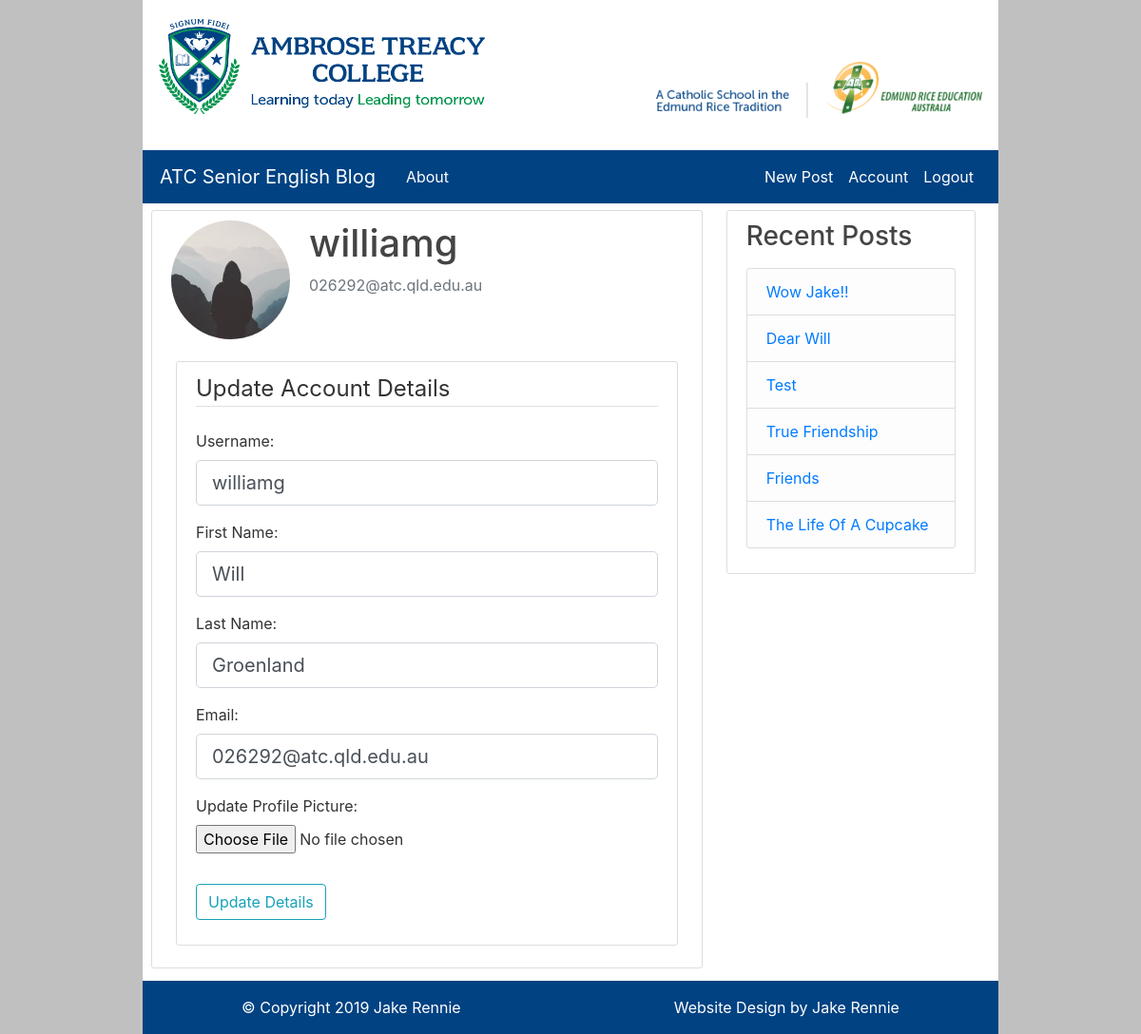
Page /account (signed in) on the committed database.
### flaskBlog/models.py (models this page shows, shortened)
class User(db.Model, UserMixin):
    id = db.Column(db.Integer, primary_key=True)
    username = db.Column(db.String(20), unique=True, nullable=False)
    email = db.Column(db.String(120), unique=True, nullable=False)
    image_file = db.Column(db.String(20), nullable=False, default="default.jpg")
    password = db.Column(db.String(60), nullable=False)
    administrator = db.Column(db.Integer, nullable=True)
    posts = db.relationship("Post", backref="author", lazy=True)
    forename = db.Column(db.String(50), nullable=True)
    surname = db.Column(db.String(50), nullable=True)

class Post(db.Model):
    id = db.Column(db.Integer, primary_key=True)
    title = db.Column(db.String(100), nullable=False)
    date_posted = db.Column(db.DateTime, nullable=False)
    content = db.Column(db.Text, nullable=False)
    user_id = db.Column(db.Integer, db.ForeignKey("user.id"), nullable=True)

### flaskBlog/users/routes.py (the view)
@users.route("/account", methods=["GET", "POST"])
@login_required
def account():
    form = UpdateAccountForm()
    posts = Post.query.all()
    if form.validate_on_submit():
        if form.picture.data:
            picture_file = save_picture(form.picture.data)
            current_user.image_file = picture_file
        current_user.username = str(form.username.data).lower()
        current_user.email = str(form.email.data).lower()
        current_user.forename = form.forename.data
        current_user.surname = form.surname.data
        db.session.commit()
        flash("Your account has been updated!", "success")
        return redirect(url_for("users.account"))
    elif request.method == "GET":
        form.username.data = current_user.username
        form.forename.data = current_user.forename
        form.surname.data = current_user.surname
        form.email.data = current_user.email
    image_file = url_for(
        "static", filename="profile_pics/" + current_user.image_file)
    return render_template("account.html", title="Account", image_file=image_file, form=form, posts=posts)

### flaskBlog/users/forms.py (shortened to what this page needs)
class UpdateAccountForm(FlaskForm):
    username = StringField("Username:", validators=[DataRequired(), Length(min=2, max=20)])
    forename = StringField("First Name:", validators=[Length(max=50)])
    surname = StringField("Last Name:", validators=[Length(max=50)])
    email = StringField("Email:", validators=[DataRequired(), Email()])
    picture = FileField("Update Profile Picture:", validators=[FileAllowed(["jpg", "png"])])
    admin = BooleanField("Administrator:")
    submit = SubmitField("Update Details")

### flaskBlog/models.py (called while the page is built)
@login_manager.user_loader
def load_user(user_id):
    return User.query.get(int(user_id))

### flaskBlog/templates/account.html (shortened to what this page needs)
{% extends 'layout.html' %}
{% block content %}
<div class="content-section">
    <div class="media">
        <img class="rounded-circle account-img" src="{{ image_file }}" alt="userImage">
        <div class="media-body">
            <h2 class="account-heading">{{ current_user.username }}</h2>
            <p class="text-secondary">{{ current_user.email }}</p>
        </div>
    </div>
    <div class="content-section">
        <form method="POST" action="" enctype="multipart/form-data">
            <fieldset class="form-group">
                <legend class="border-bottom mb-4">Update Account Details</legend>
                <div class="form-group">
                    {{ form.username.label(class="form-control-label") }}
                    {% if form.username.errors %}
                    {{ form.username(class="form-control form-control-lg is-invalid") }}
                    <div class="invalid-feedback">
                        {% for error in form.username.errors %}
                        <span>{{ error }}</span>
                        {% endfor %}
                    </div>
                    {% else %}
                    {{ form.username(class="form-control form-control-lg") }}
                    {% endif %}
                </div>
                <div class="form-group">
                    {{ form.forename.label(class="form-control-label") }}
                    {% if form.forename.errors %}
                    {{ form.forename(class="form-control form-control-lg is-invalid") }}
                    <div class="invalid-feedback">
                        {% for error in form.forename.errors %}
                        <span>{{ error }}</span>
                        {% endfor %}
                    </div>
                    {% else %}
                    {{ form.forename(class="form-control form-control-lg") }}
                    {% endif %}
                </div>
                <div class="form-group">
                    {{ form.surname.label(class="form-control-label") }}
                    {% if form.surname.errors %}
                    {{ form.surname(class="form-control form-control-lg is-invalid") }}
                    <div class="invalid-feedback">
                        {% for error in form.surname.errors %}
                        <span>{{ error }}</span>
                        {% endfor %}
                    </div>
                    {% else %}
                    {{ form.surname(class="form-control form-control-lg") }}
                    {% endif %}
                </div>
                <div class="form-group">
                    {{ form.email.label(class="form-control-label") }}
                    {% if form.email.errors %}
                    {{ form.email(class="form-control form-control-lg is-invalid") }}
                    <div class="invalid-feedback">
                        {% for error in form.email.errors %}
                        <span>{{ error }}</span>
                        {% endfor %}
                    </div>
                    {% else %}
                    {{ form.email(class="form-control form-control-lg") }}
                    {% endif %}
                </div>
                <div class="form-group">
                    {{ form.picture.label() }}
                    {{ form.picture(class="form-control-file") }}
                </div>
            </fieldset>
            <div class="form-group">
                {{ form.submit(class="btn btn-outline-info") }}
            </div>
        </form>
    </div>
</div>
{% endblock content %}

### flaskBlog/templates/layout.html (shortened to what this page needs)
<!DOCTYPE html>
<html lang="en">
{% if title == "Administration" %}
{% set bootWidth = 12 %}
{% else %}
{% set bootWidth = 8 %}
{% endif %}
<head>
    <link rel="stylesheet" href="https://maxcdn.bootstrapcdn.com/bootstrap/4.3.1/css/bootstrap.min.css">
    <link rel="stylesheet" type="text/css" href="{{ url_for('static', filename='main.css') }}">
</head>
<body>
    <div class="container">
        <div class="banner">
            <a href="{{ url_for('main.splash') }}"><img class="col-md-5 img-fluid float-left" src="\static\ATCLogo.png"
                    alt="Ambrose Treacy College"></a>
            <a href="http://www.erea.edu.au" target="_blank"><img class="col-md-5 img-fluid float-right" id="EREA"
                    src="\static\EREALogo.png" alt="A Catholic School In The Edmund Rice Tradition"></a>
        </div>
    </div>
    <header class="site-header">
        <nav class="navbar navbar-expand-md navbar-dark bg-steel sticky-top">
            <div class="container">
                <a class="navbar-brand mr-4" href="{{ url_for('main.splash') }}">ATC Senior English Blog</a>
                <div class="collapse navbar-collapse" id="navbarToggle">
                    <div class="navbar-nav mr-auto">
                        <a class="nav-item nav-link" href="{{ url_for('main.about') }}">About</a>
                    </div>
                    <div class="navbar-nav">
                        {% if current_user.is_authenticated %}
                        <a class="nav-item nav-link" href="{{ url_for('posts.new_post') }}">New Post</a>
                        <a class="nav-item nav-link" href="{{ url_for('users.account') }}">Account</a>
                        <a class="nav-item nav-link" href="{{ url_for('users.logout') }}">Logout</a>
                        {% else %}
                        <a class="nav-item nav-link" href="{{ url_for('users.login') }}">Login</a>
                        <a class="nav-item nav-link" href="{{ url_for('users.register') }}">Register</a>
                        {% endif %}
                    </div>
                </div>
            </div>
        </nav>
    </header>
    <main role="main" class="container">
        <div class="row container" style="width: auto; margin-right: 0px;">
            <div class="col-md-{{ bootWidth }}" id="main">
                {% block content %}{% endblock %}
            </div>
            {% if title != "Administration" %}
            <div class="col-md-4" id="side">
                <div class="content-section">
                    <h3>Recent Posts</h3>
                    <p class='text-muted'>
                        <ul class="list-group">
                            {% for post in posts[::-1] %}
                            {% if loop.index <= 6 %}
                            <li class="list-group-item list-group-item-light"><a
                                    href="{{ url_for('posts.post', post_id=post.id) }}">{{ post.title }}</a>
                            </li>
                            {% endif %}
                            {% endfor %}
                        </ul>
                    </p>
                </div>
            </div>
            {% endif %}
        </div>
    </main>
    <footer class="site-footer">
        <nav class="navbar navbar-expand-md navbar-dark bg-steel" id="CRLinks">
            <div class="container-fluid" style="width:85%;">
                <ul class="nav navbar-nav">
                    <li class="nav-item active">
                        <a href="#" class="nav-link">&copy; Copyright 2019 Jake Rennie</a>
                    </li>
                </ul>
                <ul class="nav navbar-nav navbar-right">
                    <li class="nav-item active">
                        <a class="nav-link" target="_blank" href="https://github.com/jakecren?tab=repositories">Website
                            Design by Jake Rennie</a>
                    </li>
                </ul>
            </div>
        </nav>
    </footer>
</body>
</html>

### flaskBlog/static/main.css (style rules this page uses)
html { width: 75% !important; margin: auto !important; background-color: #c0c0c0 !important; }
.banner { height: 150px; padding-top: 20px; margin-bottom: 8px; background-color: #FFFFFF; }
#EREA { padding-top: 45px; }
#main { padding-right: 0px; }
.container { padding-left: 2px; padding-right: 2px; }
body { background: #ffffff; color: #333333; }
h1, h2, h3, h4, h5, h6 { color: #444444; }
.bg-steel { background-color: #004282; }
.site-header .navbar-nav .nav-link { color: #fff; }
.content-section { background: rgb(255, 255, 255); padding: 10px 20px; border: 1px solid #dddddd; border-radius: 3px; margin-top: 7px; margin-bottom: 13px; margin-left: 5px; margin-right: 5px; }
.account-img { height: 125px; width: 125px; margin-right: 20px; margin-bottom: 16px; }
.account-heading { font-size: 2.5rem; }

### rows in the picture
User: username "williamg", email "026292@atc.qld.edu.au", forename "Will", surname "Groenland"
Post: title "Wow Jake!!"
Post: title "Dear Will"
Post: title "Test"
Post: title "True Friendship"
Post: title "Friends"
Post: title "The Life Of A Cupcake"
